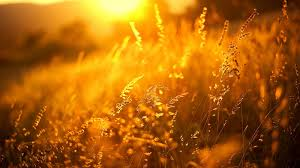
#> input picture Trimester-4/ADA/Classwork/yd.jpg, 300 x 168 px
$ jupyter execute --allow-errors 08-image-segmentation.ipynb
#> lines starting #> are read from the running program, lines starting #| are printed output that depends on the picture; after the words box and inside, x2 and y2 are one past the last pixel; in counts of white or black regions, pixels touching at a corner belong together
[cell 1]
import cv2
import numpy as np
import matplotlib.pyplot as plt
from skimage import color, segmentation

[cell 2]
def threshold(path, k=3):
    # Read and convert image
#> called with path = 'yd.jpg', k = 3
    i = cv2.imread(path)
#> i is the input picture: shape (168, 300, 3); mean B, G, R 13, 97.6, 170.5
    i = cv2.cvtColor(i, cv2.COLOR_BGR2RGB)
    g = cv2.cvtColor(i, cv2.COLOR_RGB2GRAY)
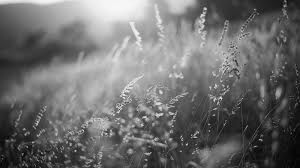
#> g: shape (168, 300); min 3, max 247, mean 109.7

    # Threshold segmentation
    _, thresh = cv2.threshold(g, 127, 255, cv2.THRESH_BINARY)
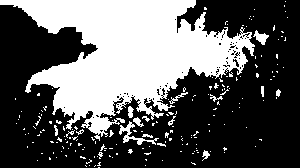
#> thresh: shape (168, 300); 37.2% white; 190 white regions (174 under 20 px), largest, box (x1, y1, x2, y2) and area: (0, 0, 255, 141) 17236, (119, 121, 159, 145) 226, (253, 30, 269, 45) 113

    # Edge-based segmentation
    edges = cv2.Canny(g, 100, 200)
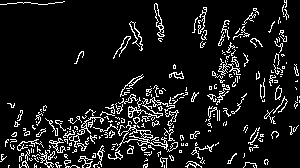
#> edges: shape (168, 300); 9.7% white in thin lines or dots

    # K-means clustering segmentation
    pixel_values = i.reshape((-1, 3))
    pixel_values = np.float32(pixel_values)

    # Define criteria for k-means
    criteria = (cv2.TERM_CRITERIA_EPS + cv2.TERM_CRITERIA_MAX_ITER, 100, 0.2)

    # Apply k-means
    _, labels, centers = cv2.kmeans(pixel_values, k, None, criteria, 10, cv2.KMEANS_RANDOM_CENTERS)
#> centers = [[179.8, 89.25, 8.35], [93.33, 39.85, 4.21], [246, 169.9, 27.54]]

    # Convert back to uint8
    centers = np.uint8(centers)
#> centers = [[179, 89, 8], [93, 39, 4], [245, 169, 27]]

    # Reconstruct segmented image
    labels = labels.flatten()
    kmeans_image = centers[labels]
    kmeans_image = kmeans_image.reshape(i.shape)
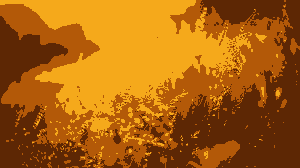
#> kmeans_image: shape (168, 300, 3); mean R, G, B 169.8, 96.9, 12.6

    return thresh, edges, kmeans_image

$ run again, with Trimester-4/ADA/Classwork/bd.jpg copied over Trimester-4/ADA/Classwork/yd.jpg
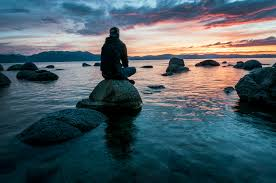
#> input picture Trimester-4/ADA/Classwork/bd.jpg, 276 x 183 px
#> in threshold, i is the input picture: shape (183, 276, 3); mean B, G, R 99.8, 92.2, 74.8
#> in threshold, `_, thresh = cv2.threshold(g, 127, 255, cv2.THRESH_BINARY)`:
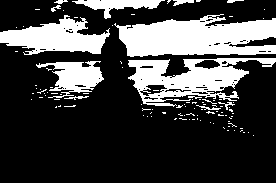
#> thresh: shape (183, 276); 26.4% white; 106 white regions (93 under 20 px), largest, box (x1, y1, x2, y2) and area: (114, 14, 276, 57) 4865, (128, 58, 276, 107) 3427, (0, 15, 110, 55) 2418
#> edges: shape (183, 276); 9.9% white in thin lines or dots, all inside (x1, y1, x2, y2) = (0, 0, 276, 149)
#> in threshold, `_, labels, centers = cv2.kmeans(pixel_values, k, None, criteria, 10, c..`: centers = [[198.8, 178.7, 170.5], [72.62, 103.2, 122.4], [7.61, 35.55, 42.97]]
#> in threshold, `centers = np.uint8(centers)`: centers = [[198, 178, 170], [72, 103, 122], [7, 35, 42]]
#> in threshold, `kmeans_image = kmeans_image.reshape(i.shape)`:
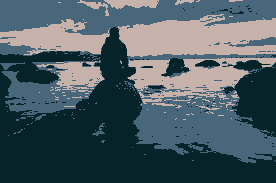
#> kmeans_image: shape (183, 276, 3); mean R, G, B 74.2, 91.7, 99.1

$ run again, with Trimester-4/ADA/Classwork/blr.jpg copied over Trimester-4/ADA/Classwork/yd.jpg
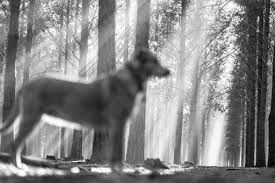
#> input picture Trimester-4/ADA/Classwork/blr.jpg, 275 x 183 px
#> in threshold, i is the input picture: shape (183, 275, 3); min 0, max 255, mean 133.2
#> in threshold, `_, thresh = cv2.threshold(g, 127, 255, cv2.THRESH_BINARY)`:
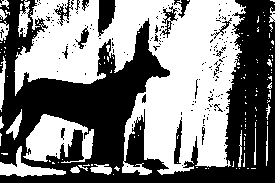
#> thresh: shape (183, 275); 50.4% white; 178 black regions (163 under 20 px), largest, box (x1, y1, x2, y2) and area: (0, 0, 275, 183) 23056, (98, 0, 116, 37) 447, (174, 117, 182, 164) 205
#> edges: shape (183, 275); 18.6% white in thin lines or dots
#> in threshold, `_, labels, centers = cv2.kmeans(pixel_values, k, None, criteria, 10, c..`: centers = [[207.3, 207.3, 207.3], [137.6, 137.6, 137.6], [68.56, 68.56, 68.56]]
#> in threshold, `centers = np.uint8(centers)`: centers = [[207, 207, 207], [137, 137, 137], [68, 68, 68]]
#> in threshold, `kmeans_image = kmeans_image.reshape(i.shape)`:
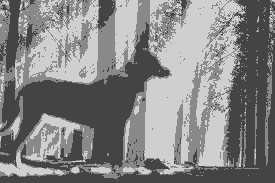
#> kmeans_image: shape (183, 275, 3); min 68, max 207, mean 132.7
